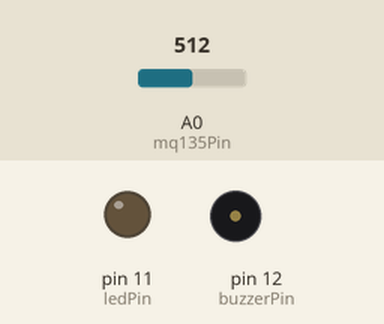
This sketch was run on a simulated Arduino Uno, built with avr-gcc and run on an emulated ATmega328P. On the bench: output pins drawn as LEDs (lit = HIGH), buzzer (waves = sounding, pin HIGH). Inputs (shaded band) come from the test bench; at power-on: A0 (mq135Pin) = 512. What the sketch prints to the serial monitor is not drawn.

Above: at 3.2 s.
3.3 s: A0 (mq135Pin) set to 535
4.8 s: A0 (mq135Pin) set to 556
At 5.8 s:
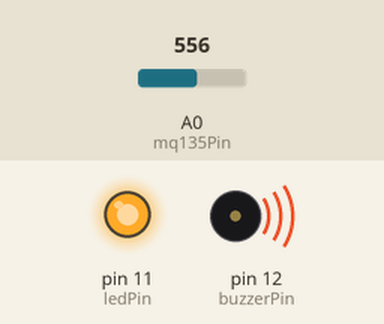
6.5 s: A0 (mq135Pin) set to 511
At 7.7 s:
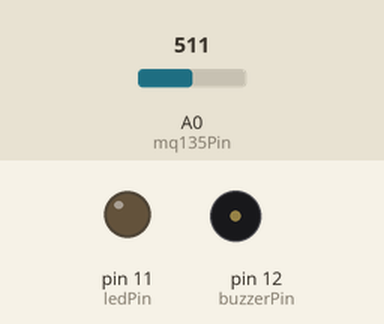
8.0 s: A0 (mq135Pin) set to 716
At 8.4 s:
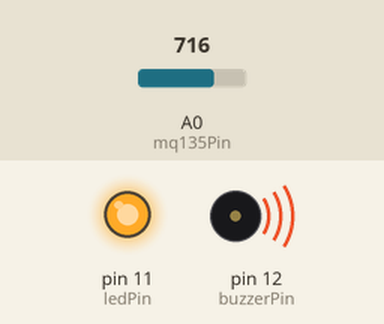
Timing chart, 0 to 10.5 s (numbered marks = the images above; inputs shaded):
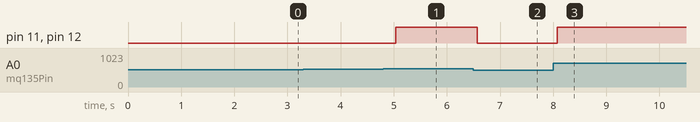

The sketch:

Smoke_Detected_System.ino
```cpp
// MQ135 Smoke/Gas Sensor with Arduino
const int mq135Pin = A0;
const int ledPin = 11;
const int buzzerPin = 12;  // Connect the buzzer to digital pin 12
int baseline = 0;

void setup() {
  pinMode(ledPin, OUTPUT);
  pinMode(buzzerPin, OUTPUT);  // Set buzzer pin as output
  Serial.begin(9600);

  long total = 0;
  Serial.println("Calibrating MQ135 sensor... Please ensure clean air.");
  for (int i = 0; i < 20; i++) {
    int reading = analogRead(mq135Pin);
    total += reading;
    delay(100);
  }

  baseline = total / 20;
  Serial.print("Calibration complete. Baseline value: ");
  Serial.println(baseline);
}

void loop() {
  int sensorValue = analogRead(mq135Pin);
  Serial.print("Current MQ135 reading: ");
  Serial.println(sensorValue);

  if (sensorValue > baseline + 30) {
    digitalWrite(ledPin, HIGH);
    digitalWrite(buzzerPin, HIGH);  // Turn on buzzer
    Serial.println("⚠️ Smoke or Gas Detected!");
    Serial.println("LED ON, Buzzer ON");
  } else {
    digitalWrite(ledPin, LOW);
    digitalWrite(buzzerPin, LOW);   // Turn off buzzer
    Serial.println("LED OFF, Buzzer OFF");
  }

  delay(500);
}
```

gas.ino
```cpp

```

Measured:
- the behaviour switches between 542 and 543 on A0 (mq135Pin) (found by bisection; images 0 and 1)
- after the input at 3.3 s, every drawn part: stays the same
- after the input at 4.8 s, pin 11 (ledPin), pin 12 (buzzerPin): LOW → HIGH after 0.23 s
- after the input at 6.5 s, pin 11 (ledPin), pin 12 (buzzerPin): HIGH → LOW after 0.08 s
- after the input at 8.0 s, pin 11 (ledPin), pin 12 (buzzerPin): LOW → HIGH after 0.08 s
